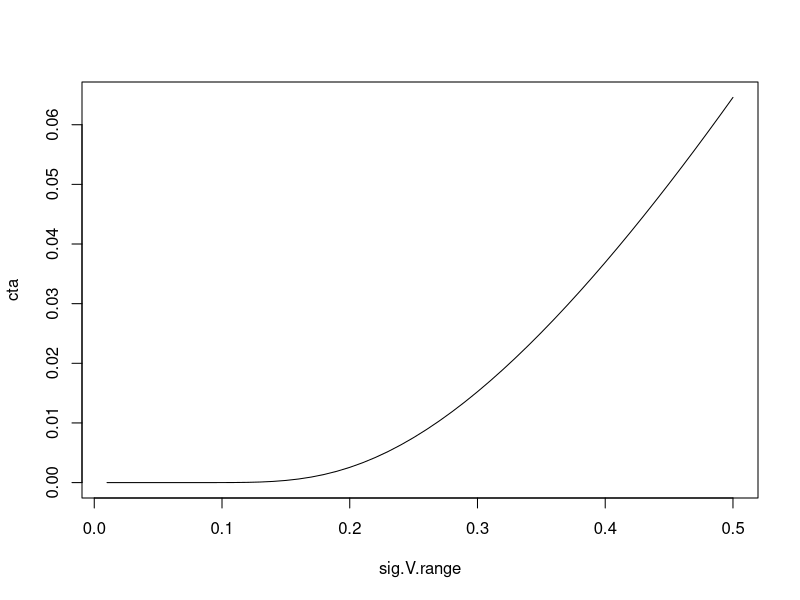
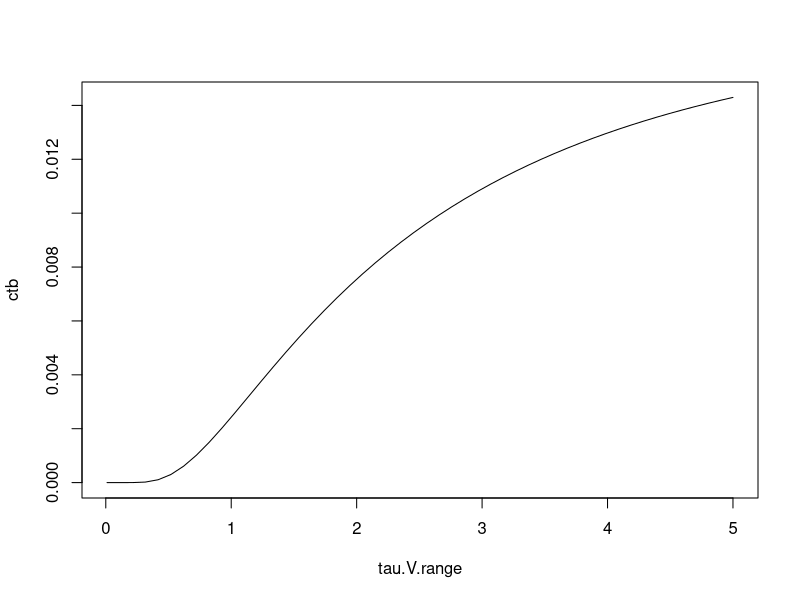
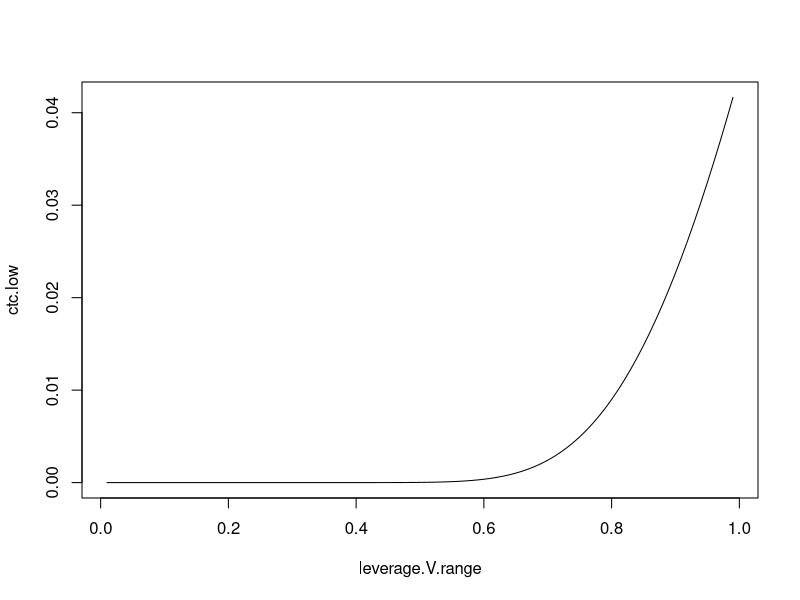
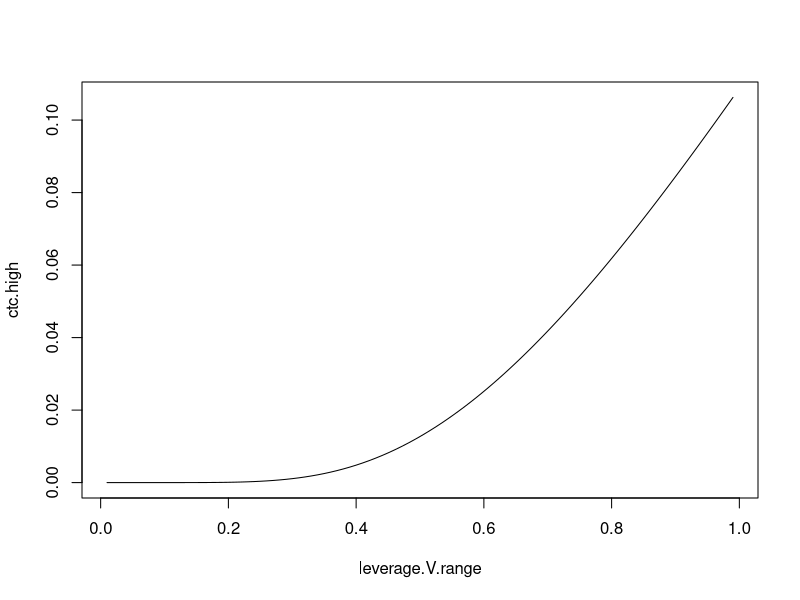
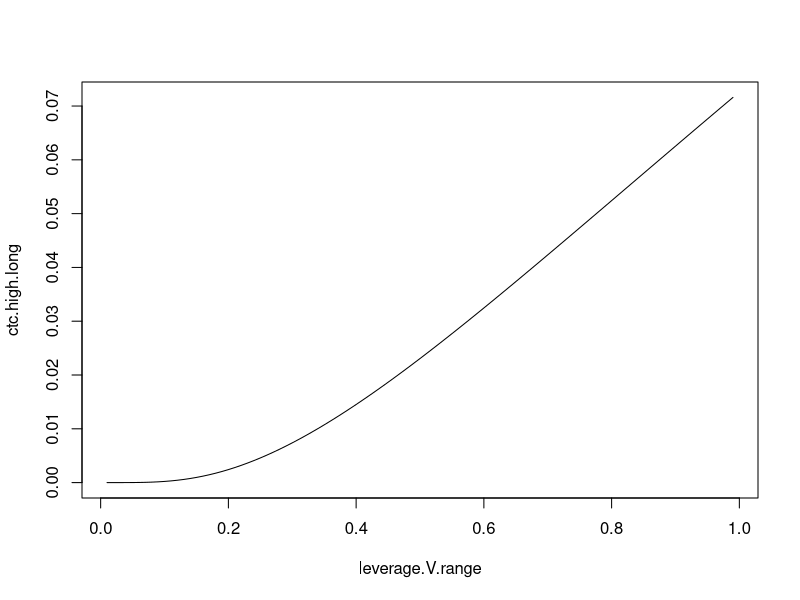

Here is the R script that generated these plots, in order:
##### QRM Chapter 10 - Merton Implied Credit Spreads 

### Simple approach to calculating the spread between the ccYTM of a firm's
# defaultable debt over the ccYTM of a risk free debt security with the "same" 
# maturity and payment schedule 

MertonSpread <- function(leverage, tau, sigma.V) 
{
  dt1 <- (-log(leverage) + 0.5*tau*sigma.V^2)/(sigma.V*sqrt(tau))

  dt2 <- dt1 - sigma.V*sqrt(tau)
  # Return the value:
  -log(pnorm(dt2) + (pnorm(-dt1))/leverage)/tau
}

## Assume fixed inputs of time to maturity and leverage; 
# volatility of assets ranges from low to high:
sig.V.range <- seq(from = 0.01, to = 0.5, length = 50)
cta <- MertonSpread(0.6, 2, sig.V.range)

plot(sig.V.range,cta,type = "l") # In short this demonstrates that as the volatility of
# returns on the total value of the assets {V_t} increases, the credit spread also
# increases exponentially. Creditors should demand higher YTM for riskier/more volatile
# issuers/obligors

## Now assume fixed leverage and fixed volatility; allow time to vary:
tau.V.range <- seq(from = 0.01, to = 5, length = 50)
ctb <- MertonSpread(leverage = 0.6, tau = tau.V.range, sigma.V = 0.25)
plot(tau.V.range, ctb, type = "l") # Credit spread/riskiness over risk free asset increases
# as time to maturity (of the theoretical ZCB) increases. 
### *** Note that this still does not capture intrinsic risks of short term credit spreads
# Reduced Form models are more useful when tau is small regardless of other inputs

## Finally assume fixed volatility and time to maturing; allow leverage to vary:
leverage.V.range = seq(from = 0.01, to = 0.99, length = 99)
# For low asset value volatility:
ctc.low <- MertonSpread(leverage = leverage.V.range, tau = 2, sigma.V = 0.15)
plot(leverage.V.range, ctc.low, type = "l") # Leverage has little effect on credit spread
# until it becomes significant proportion of financing for the firm even at low asset value 
# volatility
# For high asset value volatility:
ctc.high <- MertonSpread(leverage = leverage.V.range, tau = 2, sigma.V = 0.35)
plot(leverage.V.range, ctc.high, type = "l") # Smoother increase in credit spread as total 
# ratio of liabilities increase

ctc.high.long <- MertonSpread(leverage = leverage.V.range, tau = 5, sigma.V = 0.35)
plot(leverage.V.range, ctc.high.long, type = "l") # Earlier increase in credit spread,
# credit investor should therefore demand higher ccYTM for firms that issue a lot of debt
# for a long period of time, with high volatility in the continuous return on the firm's assets 
## *** Note in the book that short term credit spreads 
